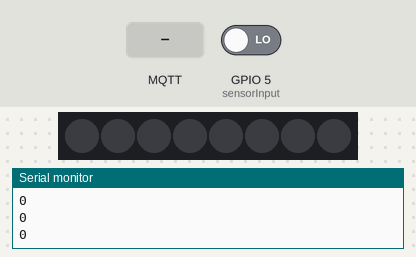
A sketch run on a simulated ESP8266 (NodeMCU). Shown: 8 RGB LEDs in strip order, left to right, the last lines printed to the serial monitor. The test bench sets the inputs (shaded band); at power-on: GPIO 5 (sensorInput) LOW. Dim RGB values are drawn brighter than linear; WiFi joins after 1.5 s; servers stay silent unless stated; no MQTT or app messages arrive unless stated.

Above: at 2.7 s.
2.8 s: MQTT message "1" arrives on the first subscribed topic
At 3.9 s:
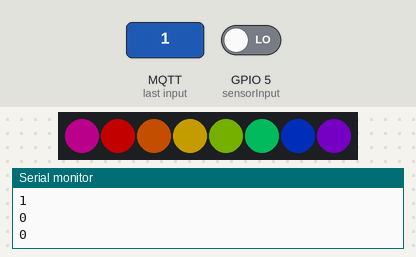
6.0 s: MQTT message "on" arrives on the first subscribed topic
At 7.4 s:
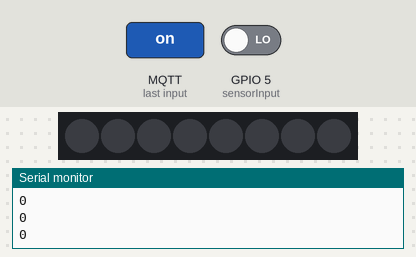
Timing chart, 0 to 9.0 s (numbered marks = the images above; inputs shaded):
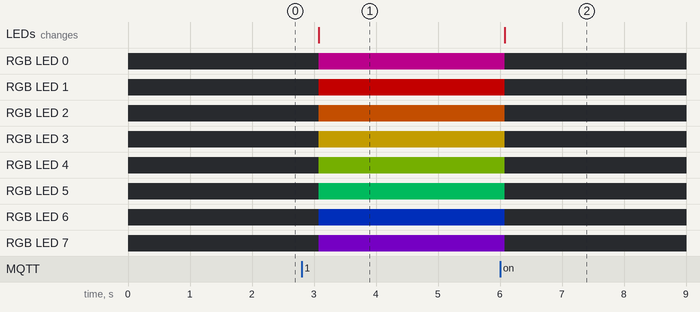

The sketch:

Bettsensor.ino
```cpp
#include <ESP8266WiFi.h>
#include <PubSubClient.h>
#include <SPI.h>
#include <Adafruit_NeoPixel.h>

#define MQTT_PUBLISH_TOPIC "home/bett"
#define MQTT_SUBSCRIBE_LIGHT "home/light2"
#define ssid "SSID"
#define password "PASSWD"
#define mqtt_server "172.16.0.6"
#define mqtt_port 1883
#define clientId "NodeMCU-Bett"
#define PIN 12

Adafruit_NeoPixel strip = Adafruit_NeoPixel(8, PIN, NEO_GRB + NEO_KHZ800);

WiFiClient wifiClient;
PubSubClient client(wifiClient);

int sensorInput = 5; // D1
int value = 0;

void setup() {
  Serial.begin(9600);
  pinMode(sensorInput, INPUT);
  strip.begin();
  strip.setBrightness(90);
  strip.show();

  setup_wifi();
  client.setServer(mqtt_server, mqtt_port);
  client.setCallback(callback);
}

void setup_wifi() {
  delay(10);

  Serial.print("Connecting to ");
  Serial.println(ssid);
  WiFi.begin(ssid, password);

  while (WiFi.status() != WL_CONNECTED) {
    delay(500);
    Serial.print(".");
  }

  Serial.println("");
  Serial.println("WiFi connected");
  Serial.print("IP address: ");
  Serial.println(WiFi.localIP());
}

void reconnect() {
  while (!client.connected()) {
    Serial.print("Attempting MQTT connection...");
    // Attempt to connect
    if (client.connect(clientId)) {
      Serial.println("connected");
      client.publish(MQTT_PUBLISH_TOPIC, "Hello world! It is NodeMCU-Bett.");
      client.subscribe(MQTT_SUBSCRIBE_LIGHT);
    } else {
      Serial.print("failed, rc=");
      Serial.print(client.state());
      Serial.println(" try again in 5 seconds");
      // Wait 5 seconds before retrying
      delay(5000);
    }
  }
}

void callback(char* topic, byte* payload, unsigned int length) {
  Serial.print("Message arrived [");
  Serial.print(topic);
  Serial.print("] ");
  Serial.print(length);
  Serial.println(":");
  String message = "";
  for (int i = 0; i < length; i++) {
    message.concat(String((char)payload[i]));
  }
  Serial.println(message);
  if(message == "1"){
    showRainbow();
  } else {
    hideRainbow();
  }
}

void loop() {
  if (!client.connected()) {
    reconnect();
  }
  client.loop();
  int newValue = digitalRead(sensorInput);
  Serial.println(value);
  if(value != newValue){
    String wert = String(newValue);
    char wertC[2];
    wert.toCharArray(wertC, 2);
    client.publish(MQTT_PUBLISH_TOPIC, "1");
    Serial.println("Published");
    value = newValue;
  }
  delay(500);
}

void showRainbow(){
  strip.setPixelColor(0, 204, 0, 153);
  strip.setPixelColor(1, 255, 0, 0);
  strip.setPixelColor(2, 255, 102, 0);
  strip.setPixelColor(3, 255, 204, 0);
  strip.setPixelColor(4, 102, 153, 0);
  strip.setPixelColor(5, 0, 204, 102);
  strip.setPixelColor(6, 0, 51, 204);
  strip.setPixelColor(7, 153, 0, 255);

  strip.show();
}

void hideRainbow(){
  for(int i = 0; i < 8; i++){
    strip.setPixelColor(i,0,0,0);
  }
  strip.show();
}
```

Measured:
- after the input at 2.8 s, RGB LED 0: off → RGB(72, 0, 54) after 0.28 s; RGB LED 1: off → RGB(90, 0, 0) after 0.28 s; RGB LED 2: off → RGB(90, 36, 0) after 0.28 s; RGB LED 3: off → RGB(90, 72, 0) after 0.28 s; RGB LED 4: off → RGB(36, 54, 0) after 0.28 s; the LEDs: change after 0.28 s (image 1)
- after the input at 6.0 s, RGB LED 0: RGB(72, 0, 54) → off after 0.08 s; RGB LED 1: RGB(90, 0, 0) → off after 0.08 s; RGB LED 2: RGB(90, 36, 0) → off after 0.08 s; RGB LED 3: RGB(90, 72, 0) → off after 0.08 s; RGB LED 4: RGB(36, 54, 0) → off after 0.08 s; the LEDs: change after 0.08 s (image 2)
